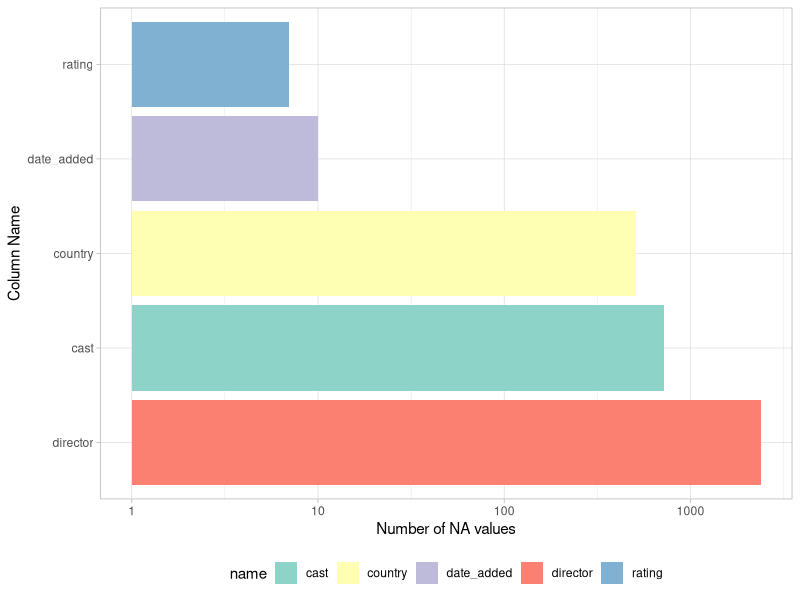
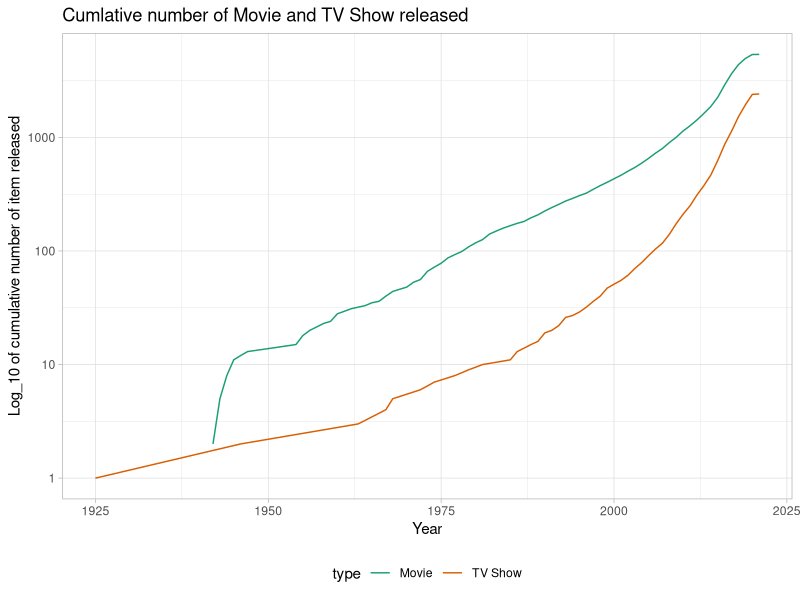
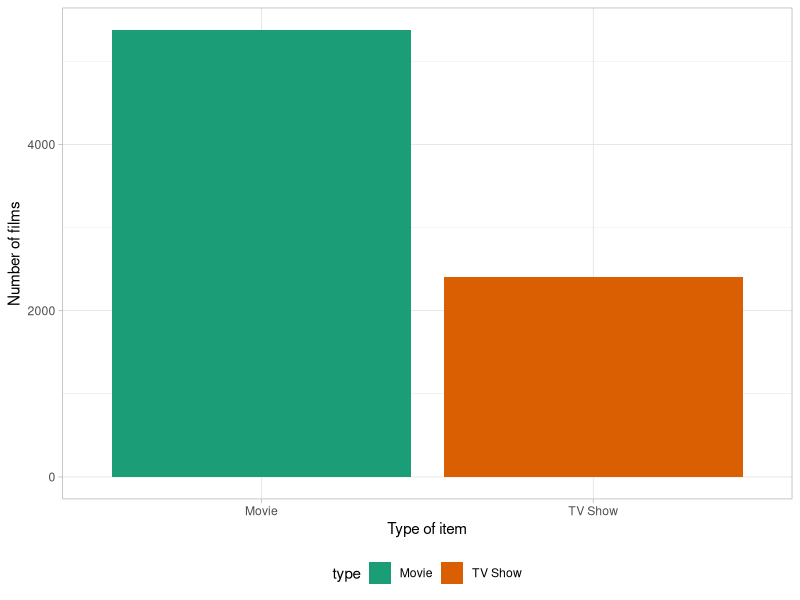
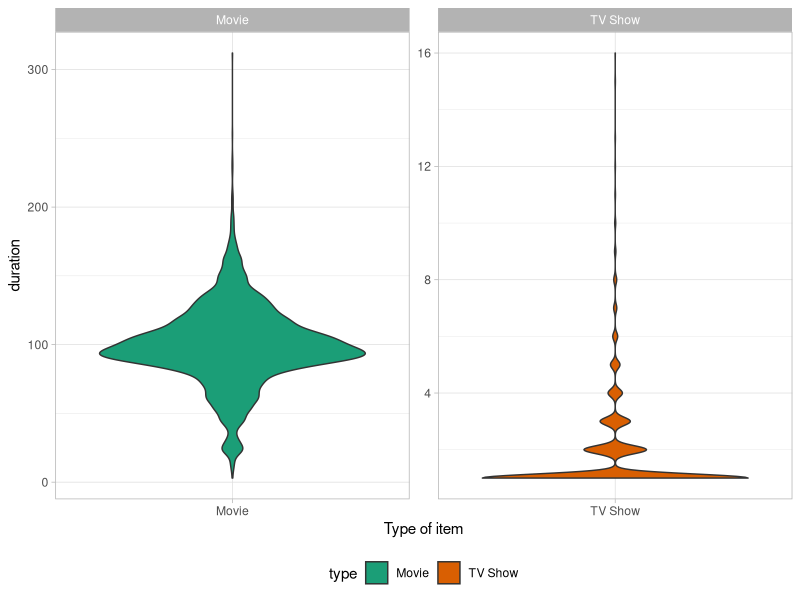
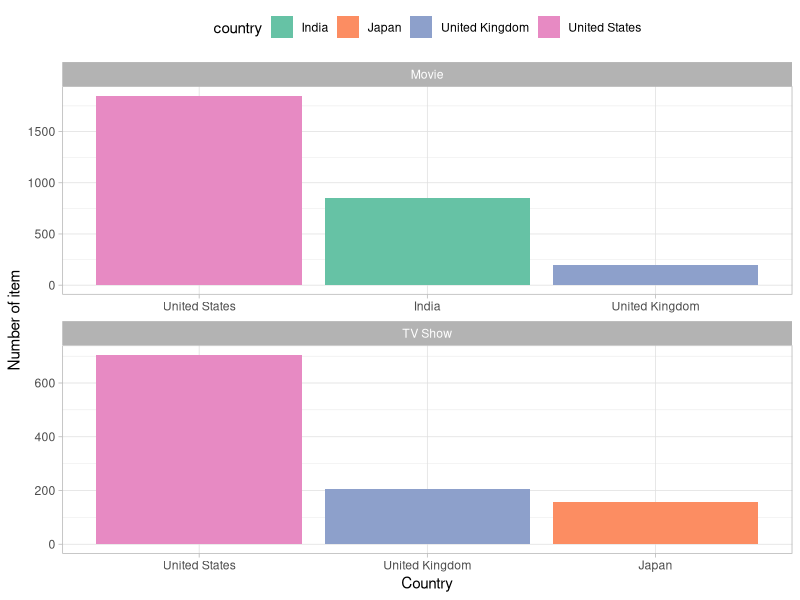
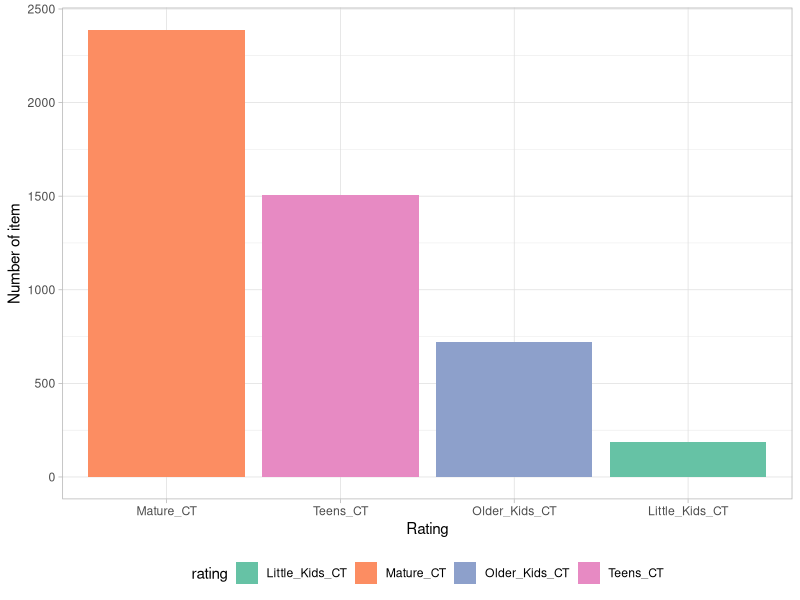
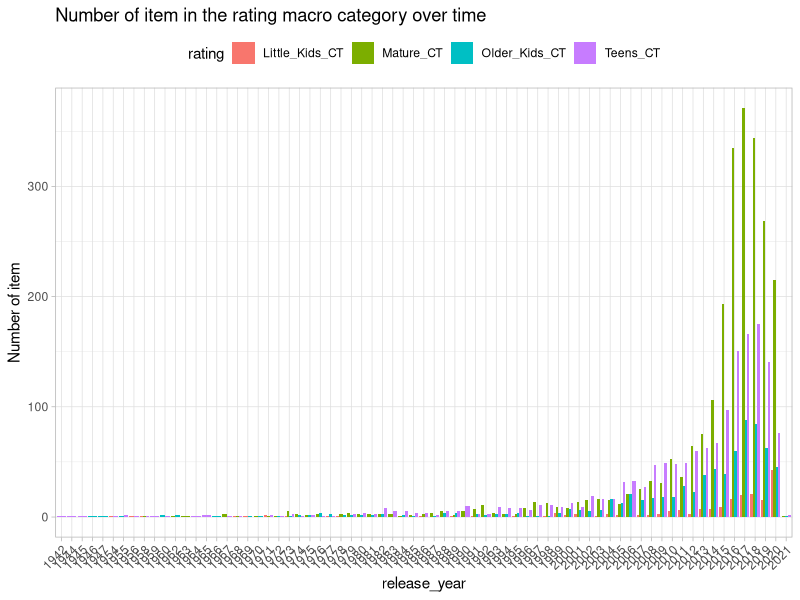
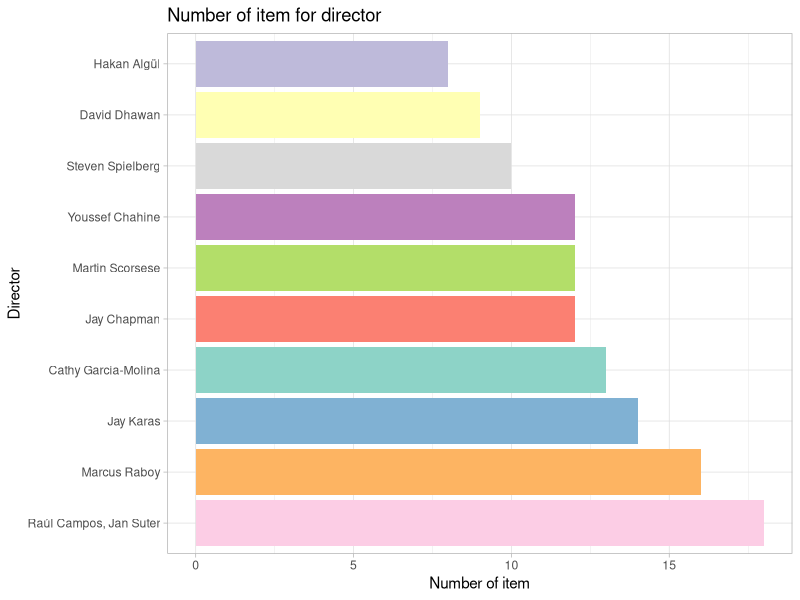

Source code (R) for these figures, in order:
## ---- chunk 1
knitr::opts_chunk$set(
	echo = TRUE,
	message = FALSE,
	warning = FALSE
)
library(tidyverse)
library(forecast)
library(lubridate)
## ---- chunk 2
theme_set(theme_light())
## ---- chunk 3
data <- read_csv(file = "data/tuesdata.csv") %>%  
  tibble() %>%  
  mutate_if(is_character, factor) 
## ---- chunk 4
data %>%  summary()
## ---- chunk 5
data %>%
  select(everything()) %>%  # replace to your needs
  summarise_all(funs(sum(is.na(.)))) %>%  
  pivot_longer(cols = everything()) %>% 
  filter(value > 0) %>% 
  
  ggplot(., aes(x = value, y = reorder(name, -value), fill = name)) +
  geom_bar(stat="identity") +
  scale_fill_brewer(palette = "Set3") +
  scale_x_log10() +
  xlab("Number of NA values") + 
  ylab("Column Name") + 
  theme(legend.position = "bottom") 
## ---- chunk 6
data %>% 
  group_by(type, release_year) %>% 
  summarize(n=n()) %>%  
  mutate(cum = cumsum(n)) %>% 
  
 ggplot(., aes(x=release_year, y=cum, col=type)) +
  geom_line() +
  scale_y_log10()  +
  scale_color_brewer(palette = "Dark2") + 
  ylab("Log_10 of cumulative number of item released") +
  xlab("Year") +
  theme_light() +
  theme(legend.position = "bottom") +
  ggtitle("Cumlative number of Movie and TV Show released")
## ---- chunk 7
data %>%  
  group_by(type) %>% 
  count() %>% 
  
  ggplot(., aes(x = type, y = n, fill = type)) +
  geom_bar(stat="identity") +
  scale_fill_brewer(palette = "Dark2") +
  theme_light() +
  ylab("Number of films") +
  xlab("Type of item") +
  theme(legend.position = "bottom")
## ---- chunk 8
data %>% 
  mutate(duration = as.integer(str_split_fixed(duration," ", 2)[, 1])) %>%  
  group_by(type, duration)   %>% 
  summarise(duration, .groups = "drop") %>%  
  
  ggplot(., aes(x = type, y = duration, fill = type)) +
  geom_violin() +
  #geom_boxplot() +
  scale_fill_brewer(palette = "Dark2") +
  theme_light() +
  xlab("Type of item") +
  theme(legend.position = "bottom")   +
  facet_wrap("type", scales = "free") 

## ---- chunk 9
data %>% 
mutate(duration = as.integer(str_split_fixed(duration," ", 2)[, 1])) %>%  
  filter(type == "TV Show") %>%  
  filter(duration > 13) %>%  
  summarise(title, duration, cast, country, release_year, description)
## ---- chunk 10
data %>% 
mutate(duration = as.integer(str_split_fixed(duration," ", 2)[, 1])) %>%  
  filter(type == "Movie") %>%  
  filter(duration > 250) %>%   
  summarise(title, duration, cast, country, release_year, description)
## ---- chunk 11
data %>%  
  group_by(country, type) %>% 
  count() %>% 
  drop_na() %>% 
  group_by(type) %>% 
  slice_max(order_by = n, n = 3)   %>% 

  ggplot(., aes(x = reorder(country, -n), y = n, fill= country)) +
  geom_bar(stat="identity") +
  #scale_y_log10() +
  scale_fill_brewer(palette = "Set2") +
  xlab("Country") +
  ylab("Number of item") +
  theme(legend.position = "top") + 
  facet_wrap("type", scales = "free", ncol = 1)
## ---- chunk 12
data %>%  
  mutate(rating = 
           case_when(rating %in% c('G','TV-Y','TV-G') ~ "Little_Kids_CT",
                     rating %in% c('PG','TV-Y7','TV-Y7-FV','TV-PG') ~  "Older_Kids_CT",
                     rating %in% c('PG-13','TV-14','TV-G') ~ "Teens_CT",
                     rating %in% c('R','NC-17','TV-MA','NR','UR') ~ "Mature_CT")) %>%
  group_by(rating) %>% 
  drop_na() %>% 
  count()  %>% 
  
  ggplot(., aes(x = reorder(rating, -n), y = n, fill = rating)) +
  geom_bar(stat="identity") +
  scale_fill_brewer(palette = "Set2") +
  xlab("Rating") +
  ylab("Number of item") +
   theme(legend.position = "bottom") 
## ---- chunk 13
data %>%  
  mutate(release_year = factor(release_year)) %>% 
  mutate(rating = 
           case_when(rating %in% c('G','TV-Y','TV-G') ~ "Little_Kids_CT",
                     rating %in% c('PG','TV-Y7','TV-Y7-FV','TV-PG') ~  "Older_Kids_CT",
                     rating %in% c('PG-13','TV-14','TV-G') ~ "Teens_CT",
                     rating %in% c('R','NC-17','TV-MA','NR','UR') ~ "Mature_CT")) %>%
  drop_na() %>% 
  group_by(release_year, rating) %>%  count()  %>% 

  ggplot(., aes(x = release_year, y = n, fill = rating)) +
  geom_bar(stat="identity", position=position_dodge()) +
  xlab("release_year") +
  ylab("Number of item") +
  theme(legend.position = "top", axis.text.x = element_text(angle = 45,
                                                            hjust=1)) +
  ggtitle("Number of item in the rating macro category over time") 
## ---- chunk 14
data  %>% 
  filter(str_detect(string = cast, regex('DiCaprio', ignore_case = T))) %>% 
  summarise(title, type, cast) 
## ---- chunk 15
data  %>% 
  filter(str_detect(string = cast, regex('Depp', ignore_case = T))) %>% 
  summarise(title, type, cast) 
## ---- chunk 16
data %>% 
  group_by(director) %>% 
  count() %>% 
  drop_na() %>% 
  arrange(desc(n)) %>% 
  head(10) %>% 
  
  ggplot(., aes(x = n, y = reorder(director, -n), fill= director)) +
  geom_bar(stat="identity") +
  scale_fill_brewer(palette = "Set3") +
  theme_light() +
  xlab("Number of item") +
  ylab("Director") +
  theme(legend.position = "none") +
  ggtitle("Number of item for director")
  
## ---- chunk 17
data %>% 
  filter(type == "Movie") %>% 
  mutate(duration = as.integer(str_split_fixed(duration," ", 2)[, 1])) %>% 
  ggplot(., aes(x=release_year, y= duration, 
                group= release_year, fill = release_year)) + 
  geom_boxplot(outlier.shape = NA) +
  theme(legend.position = "none") + 
  ggtitle("Duration in minutes of Movies over time")
